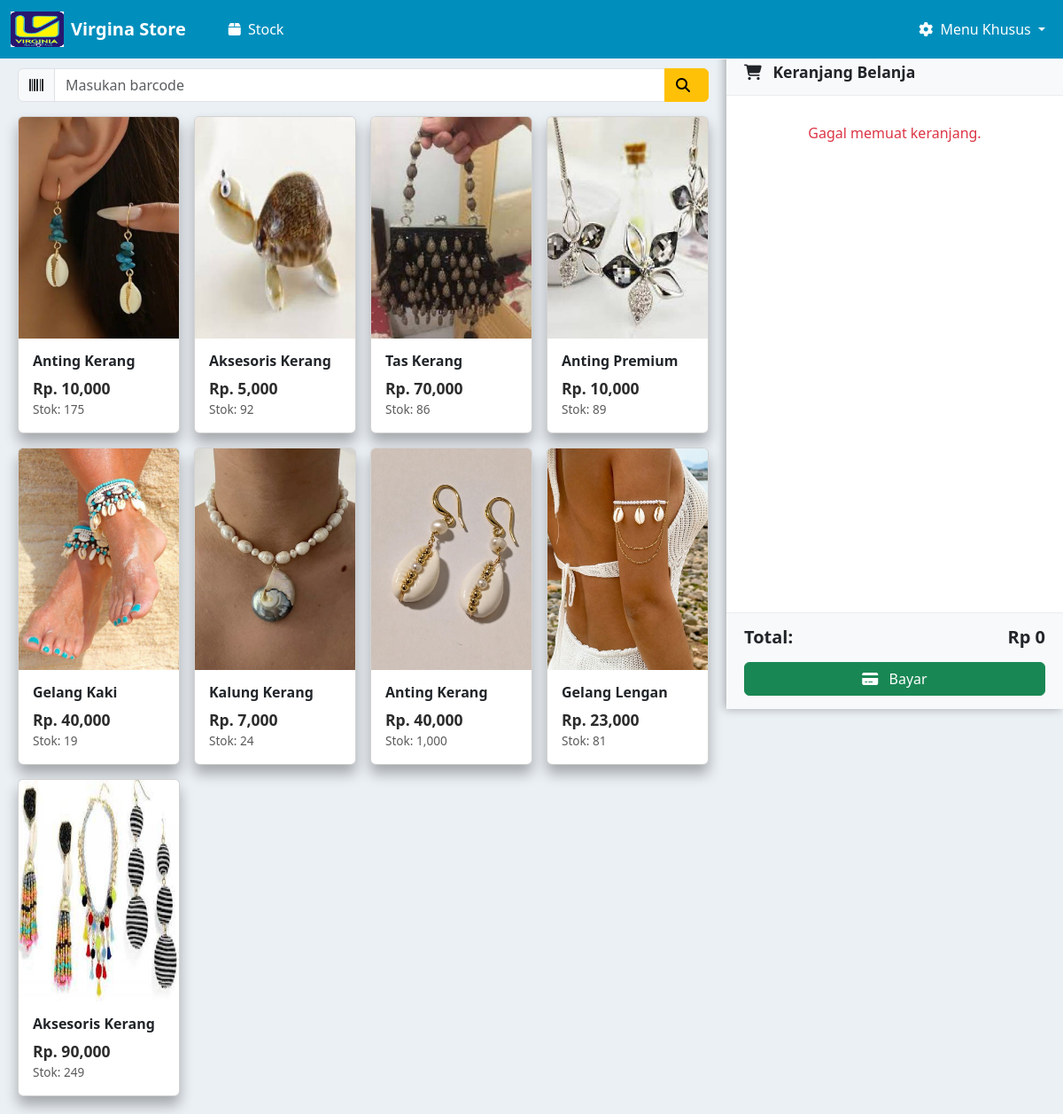
The app's page / (signed in), older data.
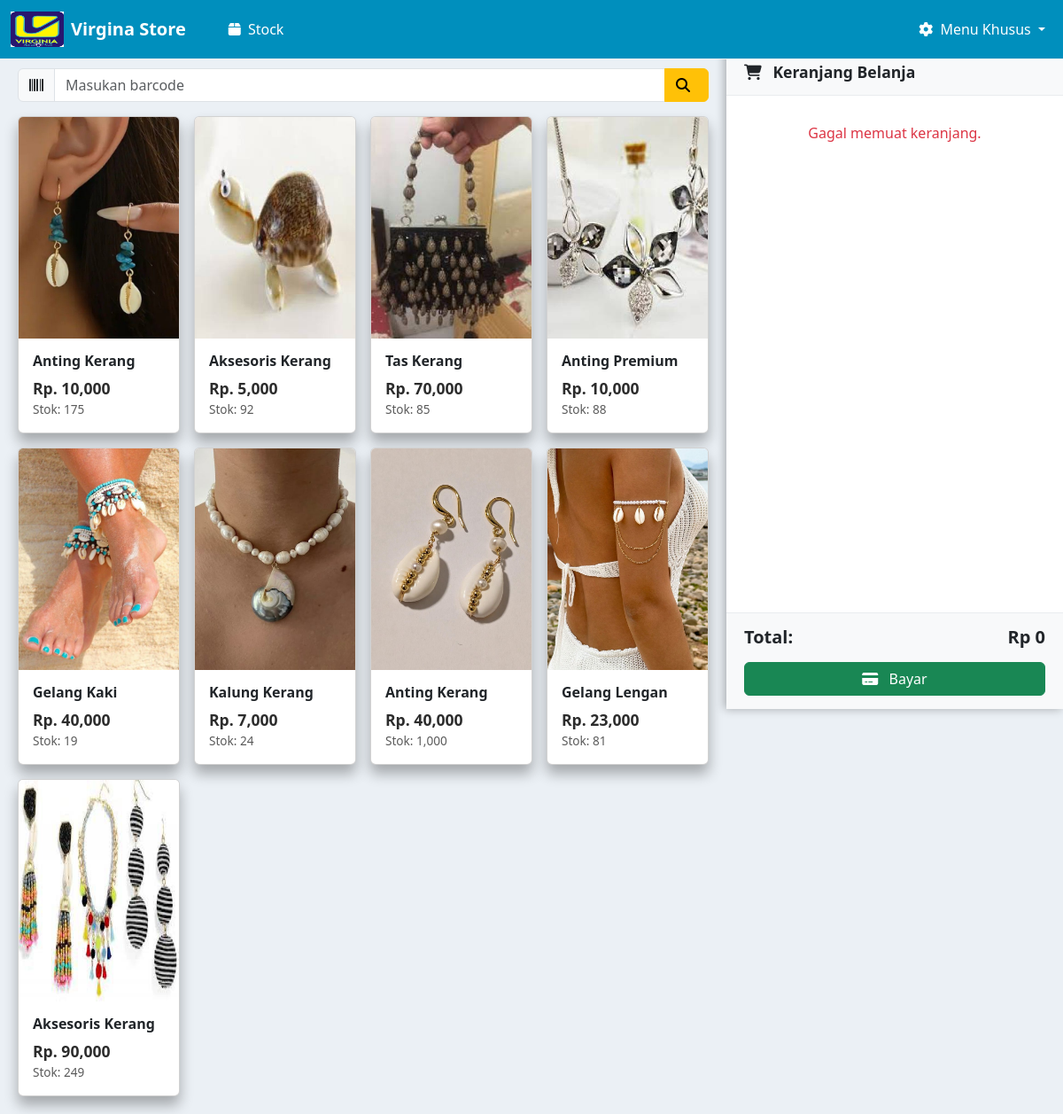
The same page, newer data.
### kasir/models.py (models this page shows, shortened)
class Produk(models.Model):
    nama_barang = models.CharField(max_length=100)
    barcode = models.CharField(max_length=50, unique=True)
    harga_barang = models.DecimalField(max_digits=12, decimal_places=2)
    stok = models.PositiveIntegerField()
    gambar = models.ImageField(upload_to='gambar_produk/', blank=True, null=True)

### kasir/views.py (the view, shortened to what this page needs)
# urls.py: path('', views.halaman_kasir, name='halaman_kasir'),
def halaman_kasir(request):
    produk = Produk.objects.all()
    transaksi_id = request.session.get('current_transaksi_id')
    return render(request, 'home.html', {'produk': produk})

### kasir/templates/home.html (shortened to what this page needs)
{% extends "base.html" %}
{% load static %}
{% load humanize %}
{% block content %}
<div class="main-container">
  <div class="content-area">
        <div class="input-group mb-3">
          <span class="input-group-text"><i class="fas fa-barcode"></i></span>
          <input type="text" id="barcodeInput" class="form-control" placeholder="Masukan barcode" onkeypress="if(event.key === 'Enter'){cariProdukByBarcode()}">
          <button class="btn btn-warning" onclick="cariProdukByBarcode()">
            <i class="fas fa-search me-2"></i>
          </button>
        </div>
    <div id="cardMode">
      <div class="row g-3">
        {% for item in produk %}
        <div class="col-6 col-md-4 col-lg-3">
          <div class="card product-card" onclick="bukaDetail('{{ item.id }}', '{{ item.nama_barang }}', '{{ item.harga_barang }}', '{{ item.stok }}', '{{ item.gambar.url }}')">
            <img src="{{ item.gambar.url }}" class="card-img-top" style="height:250px; object-fit:cover;" alt="{{ item.nama_barang }}">
            <div class="card-body">
              <h6 class="card-title">{{ item.nama_barang }}</h6>
              <div>
                <p class="price" id="hitam">Rp. {{ item.harga_barang|floatformat:0|intcomma }}</p>
                <p class="stock">Stok: <span id="stok-{{ item.id }}">{{ item.stok|floatformat:0|intcomma }}</span></p>
              </div>
            </div>
          </div>
        </div>
        {% endfor %}
      </div>
    </div>
  </div>
  <div class="cart-sidebar">
    <div class="cart-header">
      <h5><i class="fas fa-shopping-cart me-2"></i> Keranjang Belanja</h5>
    </div>
    <div class="cart-items" id="cartItems" style="margin-top: 20px;">
    </div>
    <div class="cart-footer">
      <div class="cart-total d-flex justify-content-between align-items-center">
        <h5>Total:</h5>
        <h5 id="totalBayar">Rp 0</h5>
      </div>
      <div class="cart-action mt-3">
        <a href="{% url 'halaman_bayar' %}" class="btn btn-success w-100"><i class="fas fa-credit-card me-2"></i> Bayar</a>
      </div>
    </div>
  </div>
</div>
{% endblock %}

Row changes from the older to the newer data that the page shows:
changed Produk "Tas Kerang": stok "86" → "85"
changed Produk "Anting Premium": stok "89" → "88"
